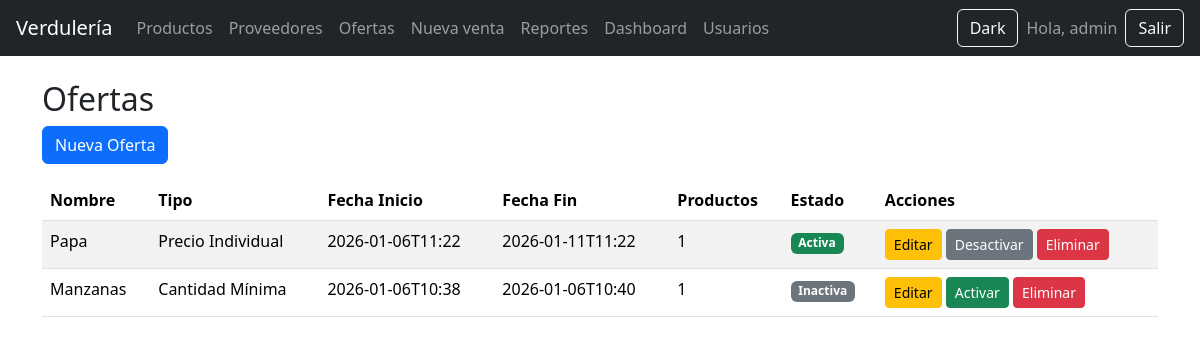
Page /ofertas/ (signed in) on the earlier database version.
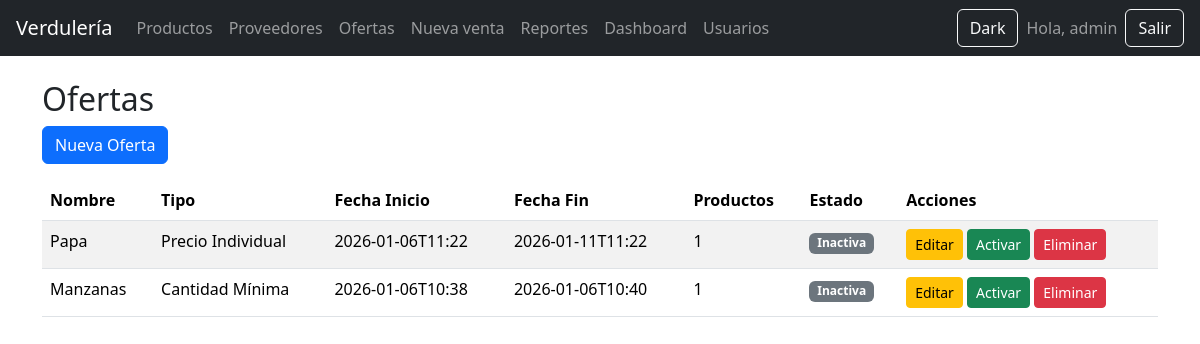
Same page on the later database version.
### tables this page shows
CREATE TABLE ofertas (
        id INTEGER PRIMARY KEY AUTOINCREMENT,
        nombre TEXT NOT NULL,
        descripcion TEXT,
        fecha_inicio TEXT NOT NULL,  -- formato YYYY-MM-DD HH:MM
        fecha_fin TEXT NOT NULL,     -- formato YYYY-MM-DD HH:MM
        tipo_oferta TEXT NOT NULL,   -- 'individual_precio', 'individual_cantidad', 'conjunto_descuento'
        activo INTEGER DEFAULT 1,    -- 1=activa, 0=inactiva
        descuento_global REAL DEFAULT 0  -- para ofertas de conjunto (porcentaje 0-100)
    );

### app/routes/ofertas.py (the view)
@ofertas_bp.route("/")
@login_required
@admin_required
def index():
    desactivar_ofertas_expiradas()
    db = get_db()
    ofertas = db.execute("""
        SELECT o.*,
               COUNT(op.id) as productos_afectados
        FROM ofertas o
        LEFT JOIN oferta_productos op ON o.id = op.oferta_id
        GROUP BY o.id
        ORDER BY o.fecha_inicio DESC
    """).fetchall()
    return render_template("ofertas/index.html", ofertas=ofertas)

### app/__init__.py (called while the page is built)
def create_app():
    app = Flask(__name__)
    app.secret_key = "clave-super-secreta"
    app.register_blueprint(auth_bp)
    app.register_blueprint(productos_bp)
    app.register_blueprint(ventas_bp)
    app.register_blueprint(reportes_bp)
    app.register_blueprint(admin_bp)
    app.register_blueprint(usuarios_bp)
    app.register_blueprint(proveedores_bp)
    app.register_blueprint(ofertas_bp)
    @app.route("/")
    def index():
        return render_template("index.html")
    @app.teardown_appcontext
    def teardown_db(exception):
        close_db()
    return app

### app/routes/ofertas.py (called while the page is built)
def desactivar_ofertas_expiradas():
    db = get_db()
    now = datetime.now().strftime('%Y-%m-%dT%H:%M')
    db.execute("UPDATE ofertas SET activo = 0 WHERE fecha_fin < ? AND activo = 1", (now,))
    db.commit()

### db.py (called while the page is built)
def get_db():
    if "db" not in g:
        g.db = sqlite3.connect(DB_NAME)
        g.db.row_factory = sqlite3.Row
    return g.db

### app/templates/ofertas/index.html
{% extends "base.html" %}
{% block contenido %}
<h2>Ofertas</h2>
<a href="{{ url_for('ofertas.nueva') }}" class="btn btn-primary mb-3">Nueva Oferta</a>
<div class="table-responsive">
    <table class="table table-striped">
        <thead>
            <tr>
                <th>Nombre</th>
                <th>Tipo</th>
                <th>Fecha Inicio</th>
                <th>Fecha Fin</th>
                <th>Productos</th>
                <th>Estado</th>
                <th>Acciones</th>
            </tr>
        </thead>
        <tbody>
            {% for oferta in ofertas %}
            <tr>
                <td>{{ oferta.nombre }}</td>
                <td>
                    {% if oferta.tipo_oferta == 'individual_precio' %}
                        Precio Individual
                    {% elif oferta.tipo_oferta == 'individual_cantidad' %}
                        Cantidad Mínima
                    {% elif oferta.tipo_oferta == 'conjunto_descuento' %}
                        Conjunto ({{ oferta.descuento_global }}%)
                    {% endif %}
                </td>
                <td>{{ oferta.fecha_inicio }}</td>
                <td>{{ oferta.fecha_fin }}</td>
                <td>{{ oferta.productos_afectados }}</td>
                <td>
                    {% if oferta.activo %}
                        <span class="badge bg-success">Activa</span>
                    {% else %}
                        <span class="badge bg-secondary">Inactiva</span>
                    {% endif %}
                </td>
                <td>
                    <a href="{{ url_for('ofertas.editar', id=oferta.id) }}" class="btn btn-sm btn-warning">Editar</a>
                    <form method="POST" action="{{ url_for('ofertas.toggle', id=oferta.id) }}" class="d-inline">
                        <button type="submit" class="btn btn-sm {% if oferta.activo %}btn-secondary{% else %}btn-success{% endif %}">
                            {% if oferta.activo %}Desactivar{% else %}Activar{% endif %}
                        </button>
                    </form>
                    <form method="POST" action="{{ url_for('ofertas.eliminar', id=oferta.id) }}" class="d-inline"
                          onsubmit="return confirm('¿Eliminar oferta?')">
                        <button type="submit" class="btn btn-sm btn-danger">Eliminar</button>
                    </form>
                </td>
            </tr>
            {% endfor %}
        </tbody>
    </table>
</div>
{% endblock %}

Differences in the rows shown:
changed ofertas "Papa": activo "Activa Desactivar" → "Inactiva Activar"
